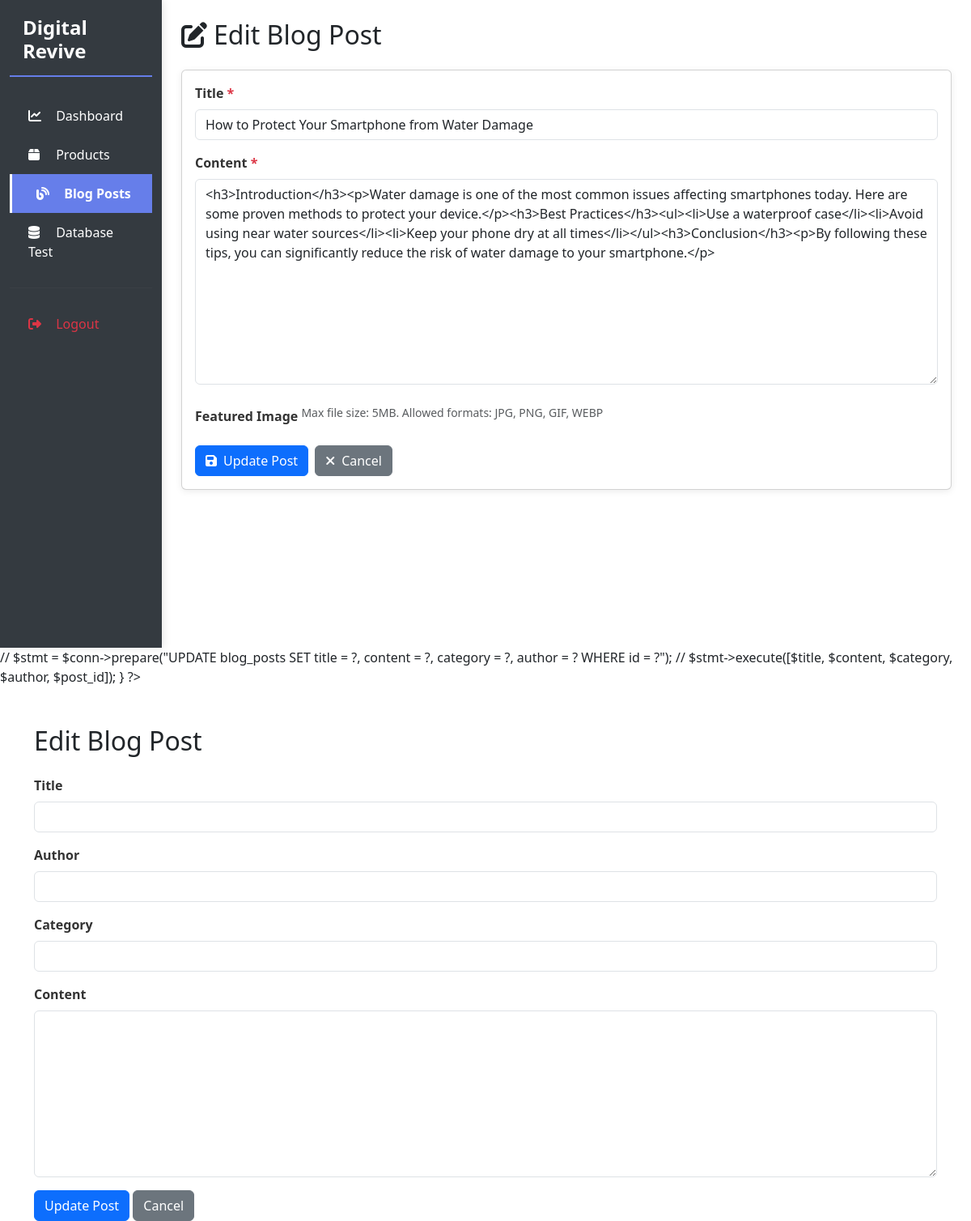
The page /admin/pages/edit_blog.php?id=1 (signed in) on the database its author committed.
### tables this page shows
CREATE TABLE IF NOT EXISTS blog_posts (
    id INT PRIMARY KEY AUTO_INCREMENT,
    title VARCHAR(255) NOT NULL,
    slug VARCHAR(255) UNIQUE NOT NULL,
    category_id INT,
    author_id INT NOT NULL,
    content LONGTEXT NOT NULL,
    featured_image VARCHAR(255),
    published BOOLEAN DEFAULT FALSE,
    created_at TIMESTAMP DEFAULT CURRENT_TIMESTAMP,
    updated_at TIMESTAMP DEFAULT CURRENT_TIMESTAMP ON UPDATE CURRENT_TIMESTAMP,
    FOREIGN KEY (category_id) REFERENCES blog_categories(id) ON DELETE SET NULL,
    FOREIGN KEY (author_id) REFERENCES users(id) ON DELETE CASCADE
);

### admin/pages/edit_blog.php (the view, shortened to what this page needs)
<?php
require_once '../../config/db.php';
$blog_post = null;
$blog_id = intval($_GET['id'] ?? 0);
try {
    $stmt = $conn->prepare("SELECT * FROM blog_posts WHERE id = ?");
    $stmt->execute([$blog_id]);
    $blog_post = $stmt->fetch();
} catch(PDOException $e) {
    $error = 'Error loading blog post: ' . $e->getMessage();
}
?>
<!DOCTYPE html>
<html lang="en">
<head>
    <link href="https://cdn.jsdelivr.net/npm/bootstrap@5.3.0/dist/css/bootstrap.min.css" rel="stylesheet">
    <link href="https://cdnjs.cloudflare.com/ajax/libs/font-awesome/6.4.0/css/all.min.css" rel="stylesheet">
    <link href="../assets/css/admin.css" rel="stylesheet">
</head>
<body>
    <div class="container-fluid">
        <div class="row">
            <div class="col-md-2 sidebar">
                <h4 class="text-white px-3 mb-4">Digital Revive</h4>
                <a href="dashboard.php">
                    <i class="fas fa-chart-line"></i> Dashboard
                </a>
                <a href="products.php">
                    <i class="fas fa-box"></i> Products
                </a>
                <a href="blog.php" class="active">
                    <i class="fas fa-blog"></i> Blog Posts
                </a>
                <a href="db-test.php">
                    <i class="fas fa-database"></i> Database Test
                </a>
                <hr class="text-white">
                <a href="logout.php" class="text-danger">
                    <i class="fas fa-sign-out-alt"></i> Logout
                </a>
            </div>
            <div class="col-md-10 p-4">
                <h2 class="mb-4"><i class="fas fa-edit me-2"></i>Edit Blog Post</h2>
                <div class="card">
                    <div class="card-body">
                        <form method="POST" enctype="multipart/form-data">
                            <div class="mb-3">
                                <label class="form-label">Title <span class="text-danger">*</span></label>
                                <input type="text" class="form-control" name="title" placeholder="Enter blog post title" value="<?php echo htmlspecialchars($blog_post['title'] ?? ''); ?>" required>
                            </div>
                            <div class="mb-3">
                                <label class="form-label">Content <span class="text-danger">*</span></label>
                                <textarea class="form-control" name="content" rows="10" placeholder="Write your blog post content here..." required><?php echo htmlspecialchars($blog_post['content'] ?? ''); ?></textarea>
                            </div>
                            <div class="mb-3">
                                <label class="form-label">Featured Image</label>
                                <div class="file-upload-wrapper">
                                    <small class="form-text d-block mt-2">Max file size: 5MB. Allowed formats: JPG, PNG, GIF, WEBP</small>
                                </div>
                            </div>
                            <div class="d-flex gap-2">
                                <button type="submit" class="btn btn-primary">
                                    <i class="fas fa-save me-2"></i>Update Post
                                </button>
                                <a href="blog.php" class="btn btn-secondary">
                                    <i class="fas fa-times me-2"></i>Cancel
                                </a>
                            </div>
                        </form>
                    </div>
                </div>
            </div>
        </div>
    </div>
</body>
</html>
<!DOCTYPE html>
<html lang="en">
<head>
    <link href="https://cdn.jsdelivr.net/npm/bootstrap@5.3.0/dist/css/bootstrap.min.css" rel="stylesheet">
</head>
<body>
    <div class="container mt-5">
        <h2 class="mb-4">Edit Blog Post</h2>
        <form method="POST" enctype="multipart/form-data">
            <div class="mb-3">
                <label class="form-label">Title</label>
                <input type="text" class="form-control" name="title" required>
            </div>
            <div class="mb-3">
                <label class="form-label">Author</label>
                <input type="text" class="form-control" name="author" required>
            </div>
            <div class="mb-3">
                <label class="form-label">Category</label>
                <input type="text" class="form-control" name="category">
            </div>
            <div class="mb-3">
                <label class="form-label">Content</label>
                <textarea class="form-control" name="content" rows="8" required></textarea>
            </div>
            <button type="submit" class="btn btn-primary">Update Post</button>
            <a href="blog.php" class="btn btn-secondary">Cancel</a>
        </form>
    </div>
</body>
</html>

### admin/assets/css/admin.css (style rules this page uses)
* { margin: 0; padding: 0; box-sizing: border-box; }
:root { --primary-color: #667eea; --dark-bg: #1a1a2e; --light-bg: #f8f9fa; --sidebar-bg: #343a40; --text-dark: #333; --text-light: #fff; --border-color: #dee2e6; --success-color: #28a745; --danger-color: #dc3545; --warning-color: #ffc107; --info-color: #17a2b8; }
body { background-color: var(--light-bg); color: var(--text-dark); font-family: -apple-system, BlinkMacSystemFont, "Segoe UI", Roboto, "Helvetica Neue", Arial, sans-serif; font-size: 14px; line-height: 1.6; }
a { color: var(--primary-color); text-decoration: none; transition: color 0.3s ease; }
.sidebar { background-color: var(--sidebar-bg); min-height: 100vh; padding: 20px 0; position: sticky; top: 0; box-shadow: 2px 0 10px rgba(0, 0, 0, 0.1); }
.sidebar h4 { color: var(--text-light); padding: 0 20px; margin-bottom: 30px; font-weight: 700; border-bottom: 2px solid var(--primary-color); padding-bottom: 15px; }
.sidebar a { color: #bbb; text-decoration: none; padding: 12px 20px; display: block; transition: all 0.3s ease; border-left: 3px solid transparent; }
.sidebar a i { margin-right: 10px; width: 20px; }
.sidebar a.active { background-color: var(--primary-color); color: var(--text-light); padding-left: 30px; border-left-color: #fff; font-weight: 600; }
.sidebar hr { border-color: rgba(255, 255, 255, 0.1); margin: 20px 0; }
.card { background: white; border: 1px solid var(--border-color); border-radius: 8px; box-shadow: 0 2px 8px rgba(0, 0, 0, 0.08); transition: box-shadow 0.3s ease; }
.card-body { padding: 20px; }
.btn { padding: 8px 16px; border-radius: 6px; font-weight: 500; transition: all 0.3s ease; border: none; cursor: pointer; font-size: 14px; }
.btn-primary { background-color: var(--primary-color); color: white; }
.form-control, .form-select { border: 1px solid var(--border-color); border-radius: 6px; padding: 10px 12px; font-size: 14px; transition: border-color 0.3s ease, box-shadow 0.3s ease; }
.form-label { font-weight: 600; margin-bottom: 8px; color: var(--text-dark); }
.form-text { color: #999; font-size: 12px; }
.card, .stat-card, .alert { animation: slideIn 0.3s ease; }
.file-upload-wrapper { position: relative; overflow: hidden; display: inline-block; }

### admin/pages/edit_blog.php (style rules this page uses)
body { background-color: #f8f9fa; }
.sidebar { background-color: #343a40; min-height: 100vh; padding: 20px 0; }
.sidebar a { color: #fff; text-decoration: none; padding: 12px 20px; display: block; transition: all 0.3s; }
.sidebar a:hover, .sidebar a.active { background-color: #667eea; padding-left: 30px; }

### rows shown on the page
blog_posts: title "How to Protect Your Smartphone from Water Damage", content "<h3>Introduction</h3><p>Water damage is one of the most common issues affecting smartphones today. Here are some proven methods to protect your device.</p><h3>Best Practices</h3><ul><li>Use a waterproof case</li><li>Avoid using near water sources</li><li>Keep your phone dry at all times</li></ul><h3>Conclusion</h3><p>By following these tips, you can significantly reduce the risk of water damage to your smartphone.</p>"
